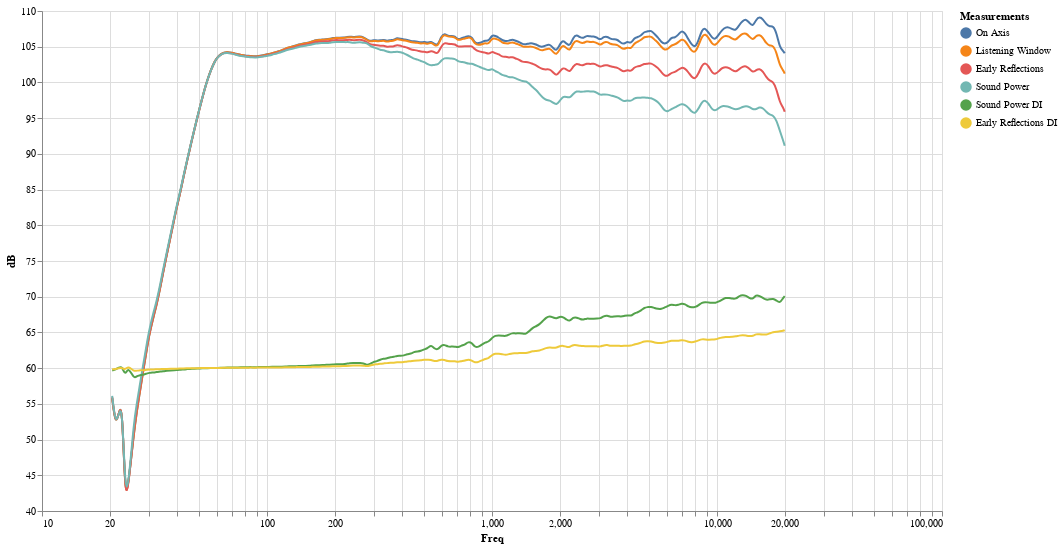

The code cell stored with this chart in its notebook:
### Code cell
spinorama=df['Neumann KH 80']['CEA2034']
spinorama = spinorama.loc[spinorama['Measurements'] != 'DI offset']
display_graph_freq(spinorama)

### Figure 1 — Vega-Lite specification as saved in the notebook (floating-point values rounded to 4 significant figures; data arrays with more than 128 entries replaced by an {"elided": "..."} marker saying what was removed)
{"config": {"view": {"continuousWidth": 400, "continuousHeight": 300}}, "layer": [{"mark": {"type": "line", "interpolate": "basis"}, "encoding": {"color": {"type": "nominal", "field": "Measurements", "sort": null}, "x": {"type": "quantitative", "field": "Freq", "scale": {"domain": [20, 20000], "type": "log"}}, "y": {"type": "quantitative", "field": "dB", "scale": {"zero": false}}}, "height": 500, "width": 900}, {"mark": "point", "encoding": {"opacity": {"value": 0}, "x": {"type": "quantitative", "field": "Freq"}}, "selection": {"selector001": {"type": "single", "nearest": true, "on": "mouseover", "fields": ["Freq"], "empty": "none"}}}, {"mark": "point", "encoding": {"color": {"type": "nominal", "field": "Measurements", "sort": null}, "opacity": {"condition": {"value": 1, "selection": "selector001"}, "value": 0}, "x": {"type": "quantitative", "field": "Freq", "scale": {"domain": [20, 20000], "type": "log"}}, "y": {"type": "quantitative", "field": "dB", "scale": {"zero": false}}}, "height": 500, "width": 900}, {"mark": {"type": "rule", "color": "gray"}, "encoding": {"x": {"type": "quantitative", "field": "Freq"}}, "transform": [{"filter": {"selection": "selector001"}}]}, {"mark": {"type": "text", "align": "left", "dx": 5, "dy": -5}, "encoding": {"color": {"type": "nominal", "field": "Measurements", "sort": null}, "text": {"condition": {"type": "quantitative", "field": "dB", "selection": "selector001"}, "value": " "}, "x": {"type": "quantitative", "field": "Freq", "scale": {"domain": [20, 20000], "type": "log"}}, "y": {"type": "quantitative", "field": "dB", "scale": {"zero": false}}}, "height": 500, "width": 900}], "data": {"name": "data-707f97faa7c92044fc06c5d965b6d9a5"}, "$schema": "https://vega.github.io/schema/vega-lite/v4.0.2.json", "datasets": {"data-707f97faa7c92044fc06c5d965b6d9a5": {"elided": "1200 records"}}}
